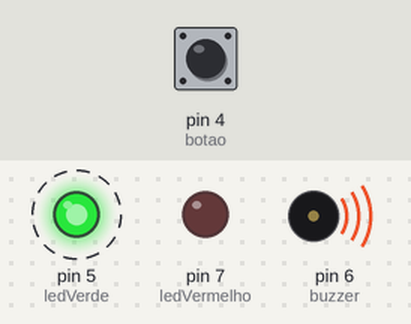
Bench run of a sketch on a simulated Arduino Uno, built with avr-gcc and run on an emulated ATmega328P. Parts: output pins drawn as LEDs (lit = HIGH), buzzer (waves = sounding, pin HIGH). Dashed ring = blinking. The test bench sets the inputs (shaded band); at power-on: pin 4 (botao) LOW.

Above: at 4.8 s.
4.9 s: pin 4 (botao) pulled HIGH for 2.35 s
At 6.1 s:
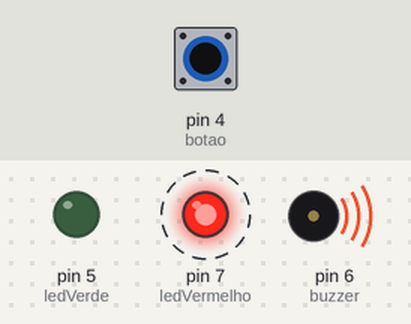
At 9.0 s:
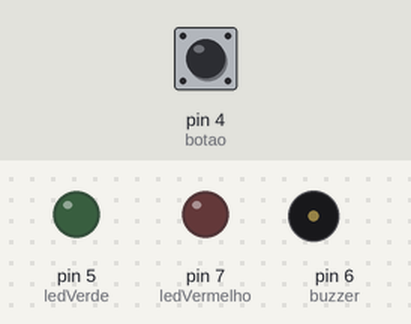
Timing chart, 0 to 14.7 s (numbered marks = the images above; inputs shaded):
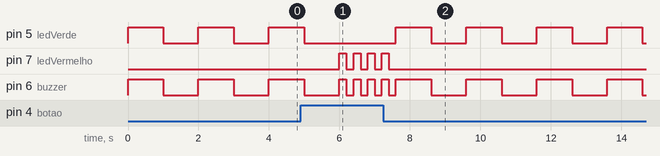

The sketch:

batimentoscombuzzer1.ino
```cpp
int ledVermelho = 7;
int botao = 4;
int apertou = 0;
int buzzer = 6;
int ledVerde = 5;

void setup () {
	pinMode (ledVermelho, OUTPUT);
	pinMode (botao, INPUT);
  	pinMode(buzzer, OUTPUT);
  	pinMode (ledVerde, OUTPUT);
}

void loop () {
  apertou = digitalRead(botao);
  if(apertou == 1)
  {
   digitalWrite(ledVermelho, 1);
    digitalWrite(buzzer, 1);
    delay(200);
    digitalWrite(ledVermelho, 0);
    digitalWrite(buzzer, 0);
    delay(200);
  }
  else{
    digitalWrite(ledVerde, 1);
    digitalWrite(buzzer, 1);
    delay(1000);
    digitalWrite(ledVerde, 0);
    digitalWrite(buzzer, 0);
    delay(1000);

  }
}
```

Measured:
- after the input at 4.9 s, pin 7 (ledVermelho): alternates HIGH for 0.20 s and LOW for 0.20 s, 8 changes in all, then stays LOW, starting after 1.1 s
- by itself, pin 5 (ledVerde): repeats every 2.0 s: HIGH 1.0 s, LOW 1.0 s
